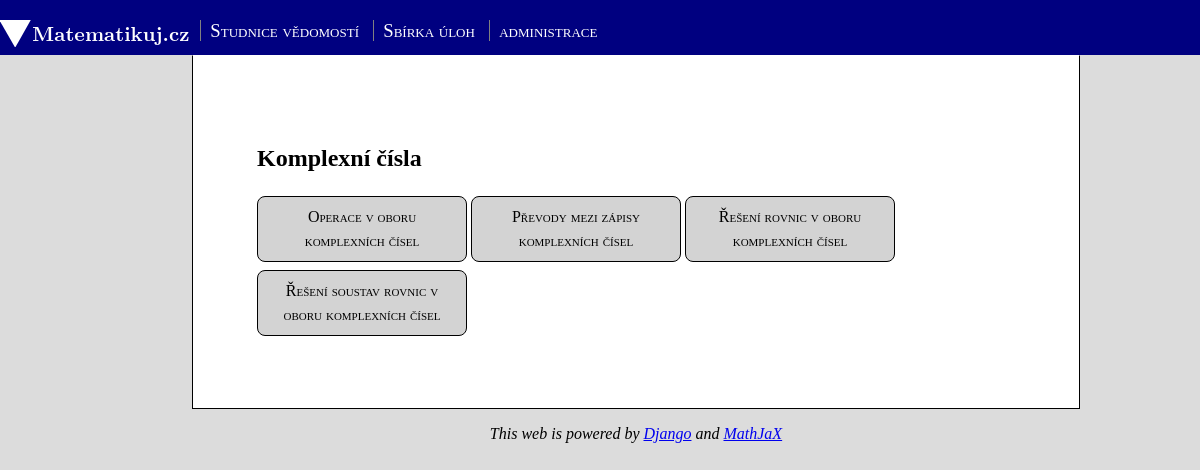
The page /priklady/Komplexní čísla/ on the database its author committed.
### matematikuj/models.py (models this page shows, shortened)
class Menu_bloky(models.Model):
    nazev = models.CharField(max_length = 30)
    odkaz = models.CharField(max_length = 50)

class Tema(models.Model):
    ZS = 'ZŠ'
    SS = 'SŠ'
    SKOLA = (('1',ZS),('2',SS),)
    skola = models.CharField(max_length=2, choices=SKOLA, default=ZS)
    tema = models.CharField(max_length=30)
    podtema = models.CharField(max_length=50, blank=True)
    kapitola = models.CharField(max_length=50, blank=True)
    pocet_prikladu = 0
    class Meta:
        verbose_name = 'Téma'
        verbose_name_plural = 'Témata'
        ordering = ["tema","podtema"]

### matematikuj/views.py (the view)
# urls.py: path("priklady/<tema>/", views.podtemata, name="podtemata"),
def podtemata(request, tema):
    podtemata_splnujici_tema = []
    temata = Tema.objects.all()
    for tm in temata:
        if ((tm.tema == tema) and (len(tm.podtema) != 0) and (len(tm.kapitola) ==0)):
            podtemata_splnujici_tema.append(tm)
    return render(request,"matematikuj/index.html", dict(bloky = Menu_bloky.objects.all(), podtemata_SS = podtemata_splnujici_tema, tema = tema))

### matematikuj/templates/matematikuj/index.html (shortened to what this page needs)
<!doctype html>
<html lang="cs">
<head>
 <link href="http://allfont.net/allfont.css?fonts=latin-modern-roman-10-regular" rel="stylesheet" type="text/css" />
{% load static %}
 <link rel="stylesheet" href="{% static 'global_static/base_style.css' %}" >
 <link rel="stylesheet" href="{% static '/matematikuj_style.css' %}" >
</head>
<body id="0">
<nav>
     {% include 'matematikuj/menuBloky.html' %}
</nav>
<article>
     {% include 'matematikuj/content.html' %}
</article>
<footer>
     This web is powered by <a href="https://www.djangoproject.com/">Django</a> and
          <a href="https://www.mathjax.org/">MathJaX</a>
</footer>
</body>

### matematikuj/templates/matematikuj/menuBloky.html
{% load static %}
<div class="home"><a href="/"><img src={% static 'logo.svg' %}></div>
    <dl class="menu">
    {% for blok in bloky %}
        <dd class="menu-button"> <a class="button" href="/{{blok.odkaz}}/">{{blok.nazev}}</a></dd>
    {% endfor %}
    </dl>

### matematikuj/templates/matematikuj/podtemata.html
<h2>{{tema}}</h2>
{% for podtema in podtemata_SS %}
                <div class="inline">
                  <a href="{{podtema.podtema}}/" class="cell">{{podtema.podtema}}</a></div>
        {% endfor %}

### static/global_static/base_style.css (style rules this page uses)
body { margin: 0 auto; padding: 0; clear: both; background-image: url(images/background.png); background-repeat: repeat; background-color: #dcdcdc; }
nav { clear: both; background-color: black; margin: 0 auto; padding-top: 15pt; }
article,.menu { margin: 0 auto; margin-left: 16%; margin-right: 10%; padding: 4em; background-color: white; font-size: medium; }
article { line-height: 1.5; font-size: 12pt; border-style: solid; border-width: 1px; border-color: black; border-top-color: white; }
.menu { background-color: inherit; padding: 0em; font-size: 14pt; font-variant: small-caps; }
.menu-button,.menu-button-active,.home { display: inline-block; margin: 0 auto; padding-bottom: 10pt; }
.home { float: left; }
a.button,a.button-active { text-decoration: none; color: white; padding-right: 0.5em; padding-left: 0.5em; border-left-style: solid; border-left-width: 1px; border-left-color: grey; }
footer { padding: 1em; font-size: 12pt; font-style: oblique; margin: 0 auto; margin-left: 16%; margin-right: 10%; margin-bottom: 4em; text-align: center; }
div { margin: 0 auto; }

### matematikuj/static/matematikuj_style.css (style rules this page uses)
nav { background-color: #000080; }
div.inline { display: inline-grid; text-align: center; }
a.cell,a.cell:hover { text-align: center; background-color: lightgray; width: 12em; padding: 0.5em; margin-bottom: 0.5em; border: 1px black solid; color: black; text-decoration: none; font-variant: small-caps; border-radius: 0.5em; }

### rows shown on the page
Menu_bloky: nazev "Studnice vědomostí"
Menu_bloky: nazev "Sbírka úloh"
Menu_bloky: nazev "administrace"
Tema: podtema "Operace v oboru komplexních čísel"
Tema: podtema "Převody mezi zápisy komplexních čísel"
Tema: podtema "Řešení rovnic v oboru komplexních čísel"
Tema: podtema "Řešení soustav rovnic v oboru komplexních čísel"

### other values the page prints
{{ tema }} "Komplexní čísla"
